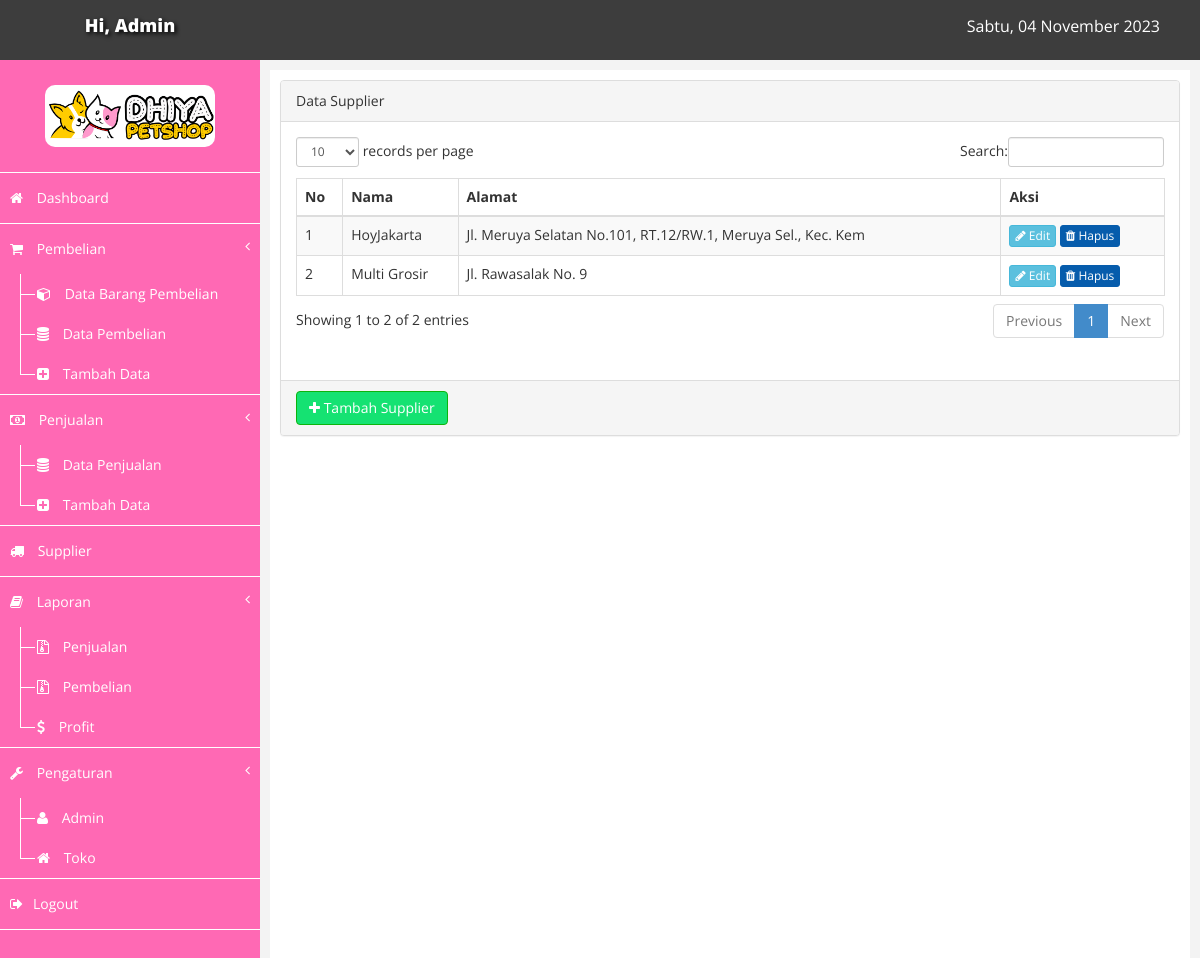
Page /index.php?page=supplier (signed in) on the committed database.
### tables this page shows
CREATE TABLE `supplier` (
  `kd_supplier` int(6) NOT NULL,
  `nama_supplier` varchar(60) NOT NULL,
  `alamat` varchar(60) NOT NULL
);

### supplier.php (the view, shortened to what this page needs)
<?php
include "koneksi.php";
?>
<div class="row">
    <div class="col-md-12">
        <div class="panel panel-default">
            <div class="panel-heading">
                Data Supplier
            </div>
            <div class="panel-body">
                <div class="table">
                    <table class="table table-striped table-bordered table-hover" id="tabelku">
                        <thead>
                            <tr>
                                <th>No</th>
                                <th>Nama</th>
                                <th>Alamat</th>
                                <th>Aksi</th>
                            </tr>
                        </thead>
                        <tbody>
                            <?php
								$no = 1;
                                $qry = mysqli_query($conn, "SELECT * FROM supplier");
								while ($data = mysqli_fetch_array($qry)) { ?>
								<tr class="odd gradeX">
									<td><?php echo $no++; ?></td>
									<td><?php echo $data['nama_supplier']; ?></td>
									<td><?php echo $data['alamat']; ?></td>
									<td>
										<a href="index.php?page=ubahsupplier&id=<?php echo $data['kd_supplier']; ?>" class="btn btn-info btn-xs"><i class="fa fa-pencil"></i> Edit</a>
										<a href="index.php?page=supplier&hapus=<?php echo $data['kd_supplier']; ?>" class="btn btn-danger btn-xs" id="alertHapus"><i class="fa fa-trash"></i> Hapus</a>
									</td>
								</tr>
							<?php
								}
                            ?>
                        </tbody>
                    </table>
                </div>
            </div>
            <div class="panel-footer">
                <a href="index.php?page=tambahsupplier" class="btn btn-success"><i class="fa fa-plus"></i> Tambah Supplier</a>
            </div>
        </div>
    </div>
</div>

### assets/css/custom.css (style rules this page uses)
body { font-family: 'Open Sans', sans-serif; }

### rows in the picture
supplier: nama_supplier "HoyJakarta", alamat "Jl. Meruya Selatan No.101, RT.12/RW.1, Meruya Sel., Kec. Kem"
supplier: nama_supplier "Multi Grosir", alamat "Jl. Rawasalak No. 9"

### other values in the picture
$_SESSION['nama'] "Admin"
